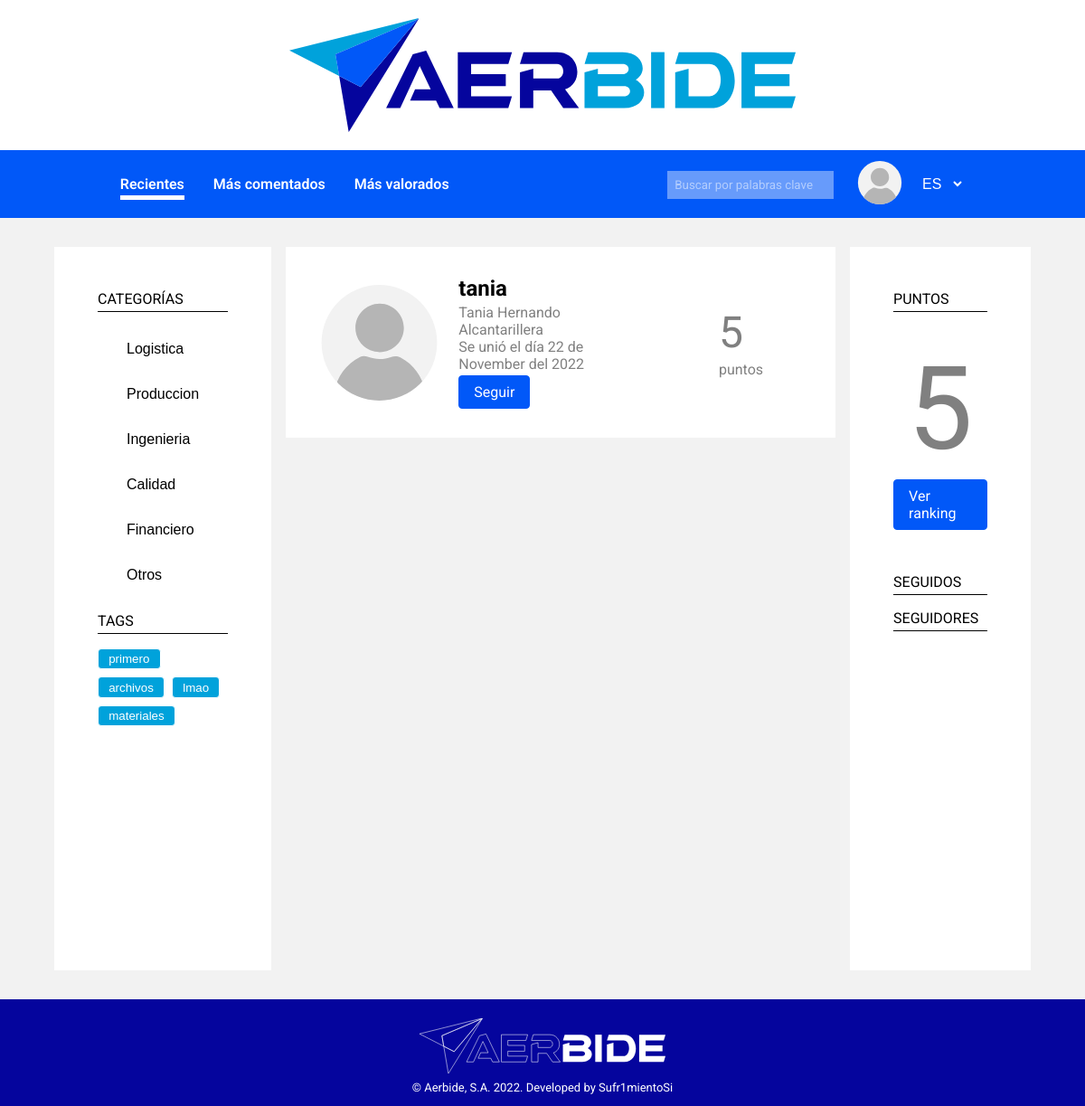
/user.php?user=2 (signed in), run on the app's committed database.
### tables this page shows
CREATE TABLE `users` (
  `id` int(11) NOT NULL,
  `username` varchar(255) NOT NULL,
  `name` varchar(255) NOT NULL,
  `surname` varchar(255) DEFAULT NULL,
  `image` varchar(255) DEFAULT NULL,
  `date` date NOT NULL DEFAULT current_timestamp(),
  `points` int(11) NOT NULL DEFAULT 0,
  `job` varchar(64) DEFAULT NULL,
  `passwd` varchar(255) NOT NULL
);

CREATE TABLE `categories` (
  `id` int(11) NOT NULL,
  `name` varchar(255) NOT NULL
);

CREATE TABLE `tags` (
  `id` int(11) NOT NULL,
  `name` varchar(255) NOT NULL,
  `counter` int(11) NOT NULL
);

### src/user.php (called while the page is built, shortened)
<?php
require_once "app/__include.inc.php";
$user = $session->getCurrentUser();
if (isset($_GET['user'])) {
    $id = abs(intval($_GET['user']));
    if ($id != $user->getId() && ($u = UserRepository::getUserById($id))) {
        $user = $u;
    }
}
include_views([
    "views/header.view.php",
    "views/user.view.php",
    "views/footer.view.php"
])
?>

### src/app/db/repositories/category_repo.inc.php (called while the page is built, shortened)
<?php
abstract class CategoryRepository {
    public static function getAllCategories(): array {
        global $db;
        $categs = [];
        $sql = 'SELECT * FROM categories';
        $statement = $db->prepare($sql);
        $statement->setFetchMode(PDO::FETCH_ASSOC);
        $statement->execute();
        while (($data = $statement->fetch())) {
            $categs[] = new CategoryEntity(
                intval($data['id']),
                $data['name']
            );
        }
        return $categs;
    }
}

### src/app/db/entities/category_entity.inc.php (called while the page is built)
<?php
class CategoryEntity {
    private $id;
    private $name;
    public function __construct(int $id, string $name) {
        $this->id = $id;
        $this->name = $name;
    }
    public function getId(): int {
        return $this->id;
    }
    public function getName(): string {
        return $this->name;
    }
}

### src/app/db/repositories/tag_repo.inc.php (called while the page is built, shortened)
<?php
abstract class TagRepository {
    public static function getAllTags(int $limit = 10): array{
        global $db;
        $tags = [];
        $sql = "SELECT * FROM tags ORDER BY counter DESC LIMIT $limit";
        $statement = $db->prepare($sql);
        $statement->setFetchMode(PDO::FETCH_ASSOC);
        $statement->execute();
        while ($data = $statement->fetch()) {
            $tags[] = new TagEntity(
                intval($data['id']),
                $data['name'],
                intval($data['counter'])
            );
        }
        return $tags;
    }
}

### src/app/db/entities/tag_entity.inc.php (called while the page is built, shortened)
<?php
class TagEntity {
    private $id;
    private $name;
    public function __construct(int $id, string $name, int $counter) {
        $this->id = $id;
        $this->name = strtolower($name);
    }
    public function getId(): int {
        return $this->id;
    }
    public function getName(): string {
        return $this->name;
    }
}

### src/app/db/entities/user_entity.inc.php (called while the page is built, shortened)
<?php
class UserEntity {
    private $username;
    private $name;
    private $surname;
    private $date;
    private $points;
    private $job;
    public function __construct(int $id, string $username, string $name, string|null $surname, string|null $image,
        int $date, int $points, string|null $job, string $passwd) {
            $this->username = $username;
            $this->name = $name;
            $this->surname = $surname;
            $this->date = new DateTime();
            $this->date->setTimeStamp($date);
            $this->points = $points;
            $this->job = $job;
    }
    public function getUsername(): string {
        return $this->username;
    }
    public function getName(): string {
        return $this->name;
    }
    public function getSurname(): string|null {
        return $this->surname;
    }
    public function getCreationDate(): DateTime {
        return $this->date;
    }
    public function getPoints(): int {
        return $this->points;
    }
    public function getJob(): string|null {
        return $this->job;
    }
}

### src/app/db/repositories/user_repo.inc.php (called while the page is built, shortened)
<?php
abstract class UserRepository {
    private static function parseUserFromData(array $data) : UserEntity {
        return new UserEntity(
            $data['id'],
            $data['username'],
            $data['name'],
            $data['surname'],
            $data['image'],
            strtotime($data['date']),
            $data['points'],
            $data['job'],
            $data['passwd']
        );
    }
    public static function getUserById(int $id): UserEntity|null {
        global $db;
        $sql = 'SELECT * FROM users WHERE id = :id';
        $statement = $db->prepare($sql);
        $statement->setFetchMode(PDO::FETCH_ASSOC);
        $statement->execute([
            ':id' => $id
        ]);
        if (($data = $statement->fetch())) {
            return self::parseUserFromData($data);
        }
        return null;
    }
}

### src/app/session.inc.php (called while the page is built, shortened)
<?php
class SessionManager {
    private $currentUser;
    public function __construct() {
        $this->get_current_user();
    }
    private function get_current_user() {
        $id = $this->get('_uid');
        if (is_int($id)) {
            $this->currentUser = UserRepository::getUserById($id);
        }
    }
    public function get(string $key): mixed {
        return array_key_exists($key, $_SESSION) ? $_SESSION[$key] : null;
    }
    public function getCurrentUser(): UserEntity|null {
        return $this->currentUser;
    }
}
$session = new SessionManager();

### src/app/__include.inc.php (called while the page is built, shortened)
<?php
require_once "session.inc.php";
require_once "utils.inc.php";

### src/views/partials/sidebar_left.php (the view)
<aside class="sidebar-left">
    <div>
        <h3>CATEGORÍAS</h3>
        <ul>
            <?php foreach (CategoryRepository::getAllCategories() as $category): ?>
                <li>
                    <button class="aside-category" data-id="<?php echo $category->getId(); ?>">
                        <?php echo $category->getName(); ?>
                    </button>
                </li>
            <?php endforeach; ?>
        </ul>
    </div>
    <div>
        <h3>TAGS</h3>
        <ul class="tags-list">
            <?php foreach (TagRepository::getAllTags() as $tag): ?>
                <li>
                    <button class="tag" data-id="<?php echo $tag->getId(); ?>">
                        <?php echo $tag->getName(); ?>
                    </button>
                </li>
            <?php endforeach; ?>
        </ul>
    </div>
</aside>

### src/app/utils.inc.php (shortened to what this page needs)
<?php
function include_views(array $views) {
    echo '<!DOCTYPE html><html lang="es"><head>';
    echo '</head><body>';
    foreach ($views as $view) {
        include $view;
    }
    echo '</body></html>';
}

### src/views/user.view.php (shortened to what this page needs)
<?php
    $user = $GLOBALS['user'];
?>
<div class="content">
    <?php include 'partials/sidebar_left.php' ?>
    <main>
        <div class="user-panel">
            <div class="flex-container user-pannel">
                <div class="flex-container">
                    <img src="img/user-default-image.svg" alt="" class="author-icon-big">
                    <div class="flex-container-column">
                        <h2><?php echo $user->getUsername() ?></h2>
                        <div>
                            <p><?php echo $user->getName() . ' ' . $user->getSurname(); ?></p>
                            <?php
                                if ($job = $user->getJob()) {
                                    echo '<p>' . $job . '</p>';
                                }
                            ?>
                            <p class="data">
                                <?php
                                    $date = $user->getCreationDate();
                                    echo 'Se unió el día ' . $date->format('j \d\e F \d\e\l Y');
                                ?>
                            </p>
                        </div>
                        <div class="no-se-como-arreglar-esto-de-una-manera-mejor">
                            <button class="button-blue" id="userfollowbtn">Seguir</button>
                        </div>
                    </div>
                </div>
                <div class="flex-container-column">
                    <p class="points"><?php echo $user->getPoints() ?></p>
                    <p>puntos</p>
                </div>
            </div>
        </div>
    </main>
    <?php include 'partials/sidebar_right.php'?>
</div>

### src/views/partials/sidebar_right.php (shortened to what this page needs)
<aside class="sidebar-right">
    <div>
        <h3>puntos</h3>
        <div class="flex-container-column">
            <p class="points"><?php echo $GLOBALS['session']->getCurrentUser()->getPoints() ?></p>
            <a class="button-blue" href="/ranking.php">Ver ranking</a>
        </div>
    </div>
    <div>
        <h3>seguidos</h3>
    </div>
    <div>
        <h3>seguidores</h3>
    </div>
</aside>

### src/styles/global.css (style rules this page uses)
:root { --color-dark-blue: #05059d; --color-medium-blue: #0158f8; --color-light-blue: #00a2db; --color-search-blue: #679bfb; --color-light-grey: #f2f2f2; --color-dark-grey: #b5b5b5; }
* { padding: 0; margin: 0; box-sizing: border-box; }
body { font-family: 'Roboto', sans-serif; background-color: var(--color-light-grey); }
ul { list-style: none; }
h3 { color: black; }
a { color: black; text-decoration: none; }
.button-blue, .button-white, .button-dark-blue { text-decoration: none; font-size: 1rem; font-family: 'Roboto'; display: inline-block; border-radius: 0.25rem; overflow: hidden; padding: 0.5rem 1rem; margin: 0; transition: all 0.1s ease-in; }
.button-blue, .button-white:hover { color: white; border: 0.1rem solid var(--color-medium-blue); background-color: var(--color-medium-blue); }
button { cursor: pointer; }
.tags-list { list-style: none; display: flex; flex-wrap: wrap; gap: 0.5rem; margin: 0.3rem 0; }
.tag { text-decoration: none; display: inline-block; font-weight: 400; border: 0.1rem solid white; border-radius: 0.25rem; background-color: var(--color-light-blue); color: white; overflow: hidden; padding: 0.2rem 0.7rem; margin: 0; }
.data { color: grey; }
.author-icon-big { height: 8rem; }
.flex-container { display: flex; align-items: center; gap: 1rem; }
.flex-container-column { display: flex; flex-direction: column; gap: 0.2rem; }

### src/styles/layout.css (style rules this page uses)
.content { display: grid; grid-template-columns: repeat(5, 1fr); grid-template-areas: "l m m m r"; column-gap: 1rem; width: 90%; min-height: 100vh; margin: 2rem auto; }
.content main { grid-area: m; }
.content .sidebar-left { grid-area: l; }
.content .sidebar-right { grid-area: r; }

### src/styles/asides.css (style rules this page uses)
aside { width: 100%; height: 100%; background-color: white; padding: 3rem; }
aside > div { margin-bottom: 1rem; }
aside h3 { font-size: 1rem; font-weight: 400; text-transform: uppercase; padding-bottom: 0.25rem; margin-bottom: 1rem; border-bottom: 0.1rem solid black; }
aside ul li button.aside-category { border: none; font-size: 1rem; text-align: left; width: 100%; padding: 1rem 2rem; background-color: transparent; cursor: pointer; }
aside a.button-blue { width: fit-content; }
aside p.points { text-align: center; font-size: 8em; color: grey; padding: 1rem 1rem 0rem 1rem; }
aside .flex-container-column { justify-content: center; align-items: center; margin-bottom: 3rem; }

### src/styles/user.css (style rules this page uses)
.user-panel .flex-container { padding: 1rem 5rem 1rem 1rem; justify-content: space-between; background-color: white; }
.points { font-size: 3rem; color: grey; }
.user-panel p { color: grey; }
.no-se-como-arreglar-esto-de-una-manera-mejor { padding-left: 0; }

### data on the page
users: username "tania", name "Tania", surname "Hernando", job "Alcantarillera", points "5"
categories: name "Logistica"
categories: name "Produccion"
categories: name "Ingenieria"
categories: name "Calidad"
categories: name "Financiero"
categories: name "Otros"
tags: name "primero"
tags: name "archivos"
tags: name "lmao"
tags: name "materiales"
users: points "5"

### other printed values
form field value "ES"
